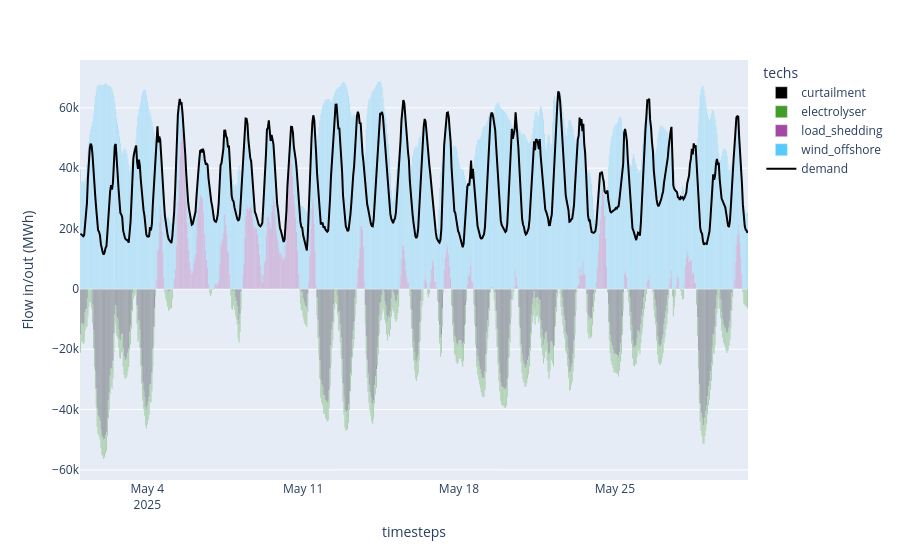

The cell this chart's notebook holds for it:
### Code cell
plot_dispatch(
    model_path=f"results/{scenario_name_h2}_results.nc",
    plot_export_path=f"results/{scenario_name_h2}_dispatch.html",
)

### Figure 1 — Plotly figure (JSON) as saved in the notebook; plotly's stock layout.template omitted (floating-point values rounded to 4 significant figures; data arrays with more than 128 entries replaced by an {"elided": "..."} marker saying what was removed)
{"data": [{"hovertemplate": "techs=curtailment<br>timesteps=%{x}<br>Flow in/out (MWh)=%{y}<extra></extra>", "legendgroup": "curtailment", "marker": {"color": "#000000", "pattern": {"shape": ""}}, "name": "curtailment", "orientation": "v", "showlegend": true, "textposition": "auto", "type": "bar", "x": {"elided": "468 str values"}, "xaxis": "x", "y": {"elided": "468 float values"}, "yaxis": "y"}, {"hovertemplate": "techs=electrolyser<br>timesteps=%{x}<br>Flow in/out (MWh)=%{y}<extra></extra>", "legendgroup": "electrolyser", "marker": {"color": "#449C2A", "pattern": {"shape": ""}}, "name": "electrolyser", "orientation": "v", "showlegend": true, "textposition": "auto", "type": "bar", "x": {"elided": "720 str values"}, "xaxis": "x", "y": {"elided": "720 float values"}, "yaxis": "y"}, {"hovertemplate": "techs=load_shedding<br>timesteps=%{x}<br>Flow in/out (MWh)=%{y}<extra></extra>", "legendgroup": "load_shedding", "marker": {"color": "#A349A4", "pattern": {"shape": ""}}, "name": "load_shedding", "orientation": "v", "showlegend": true, "textposition": "auto", "type": "bar", "x": {"elided": "720 str values"}, "xaxis": "x", "y": {"elided": "720 float values"}, "yaxis": "y"}, {"hovertemplate": "techs=wind_offshore<br>timesteps=%{x}<br>Flow in/out (MWh)=%{y}<extra></extra>", "legendgroup": "wind_offshore", "marker": {"color": "#56CBF9", "pattern": {"shape": ""}}, "name": "wind_offshore", "orientation": "v", "showlegend": true, "textposition": "auto", "type": "bar", "x": {"elided": "720 str values"}, "xaxis": "x", "y": {"elided": "720 float values"}, "yaxis": "y"}, {"marker": {"color": "black"}, "name": "demand", "type": "scatter", "x": {"elided": "720 str values"}, "y": {"elided": "720 float values"}}], "layout": {"barmode": "relative", "legend": {"title": {"text": "techs"}, "tracegroupgap": 0}, "margin": {"t": 60}, "xaxis": {"anchor": "y", "domain": [0, 1], "title": {"text": "timesteps"}}, "yaxis": {"anchor": "x", "domain": [0, 1], "title": {"text": "Flow in/out (MWh)"}}}}
